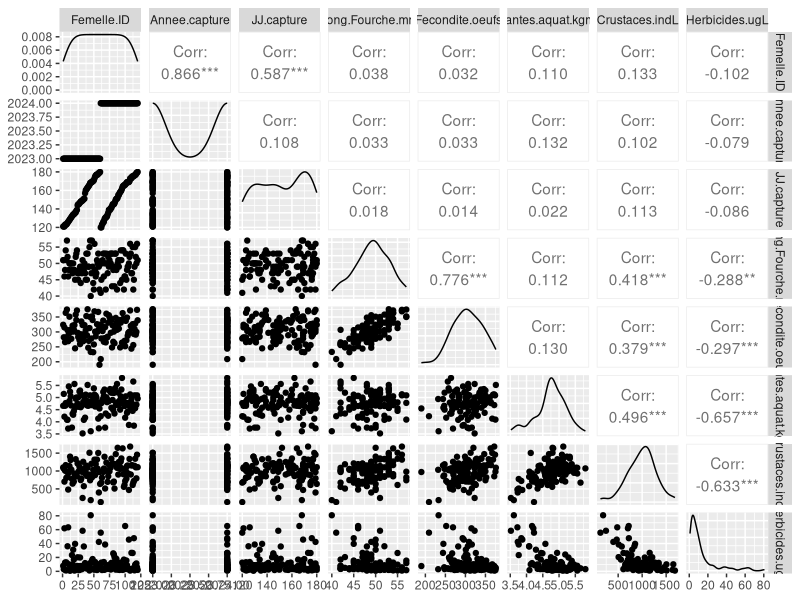
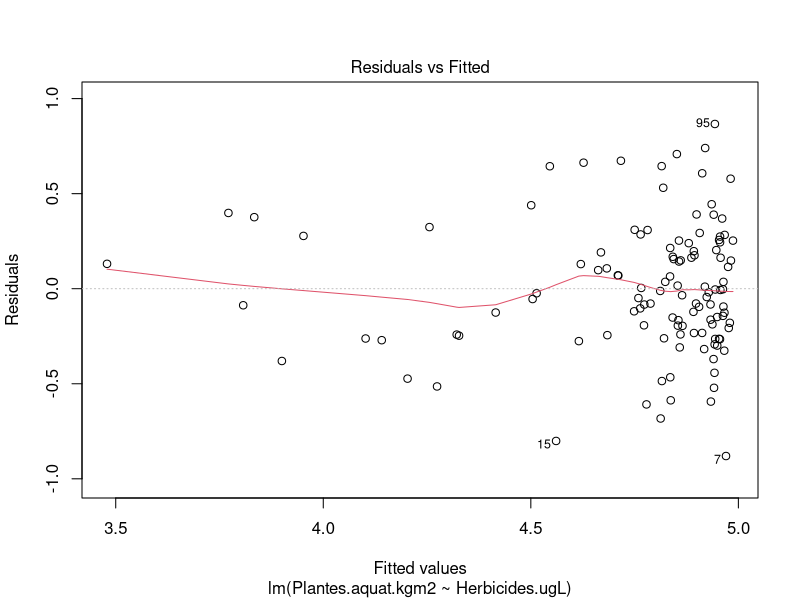
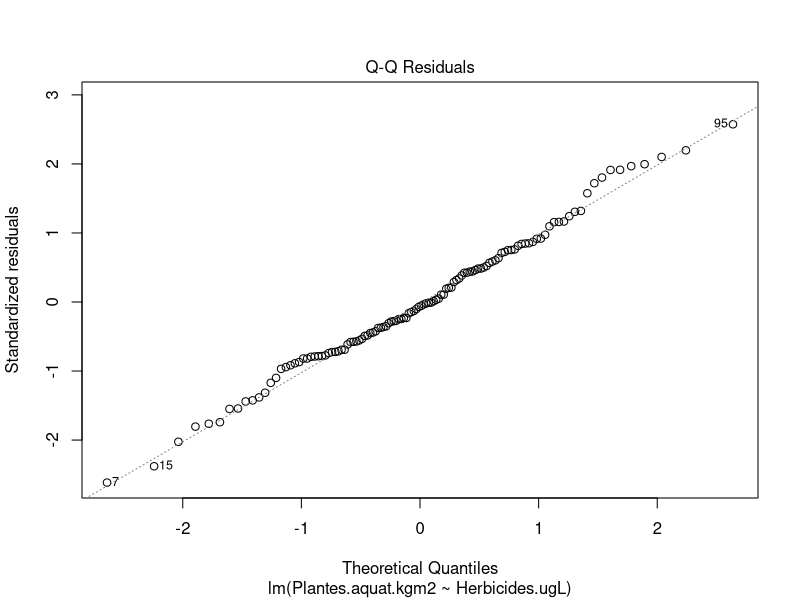
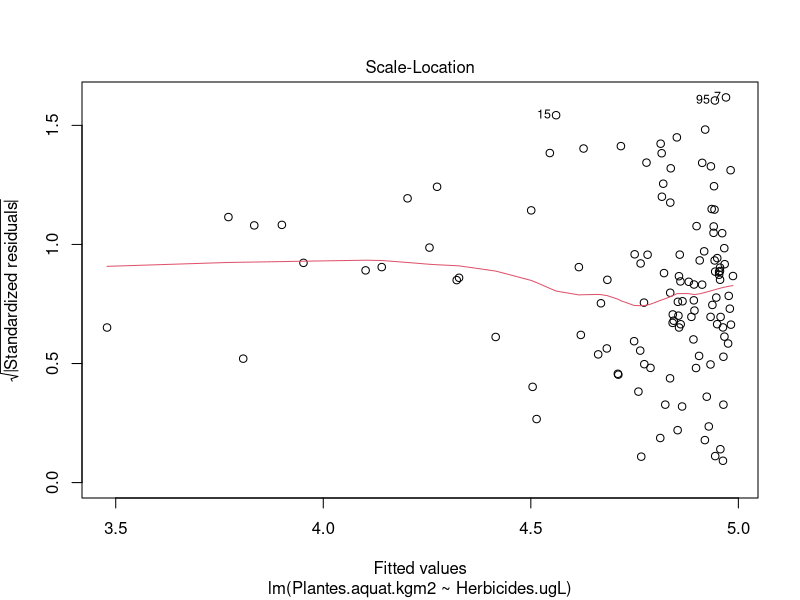
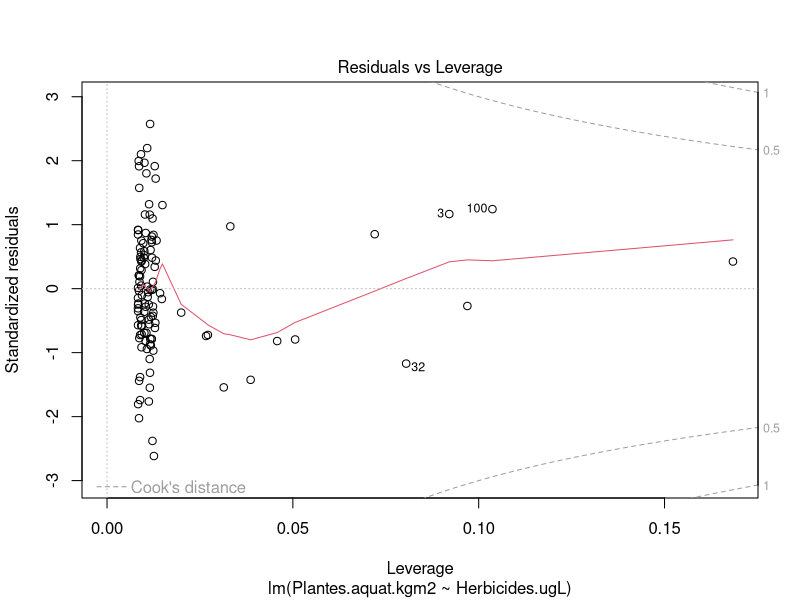
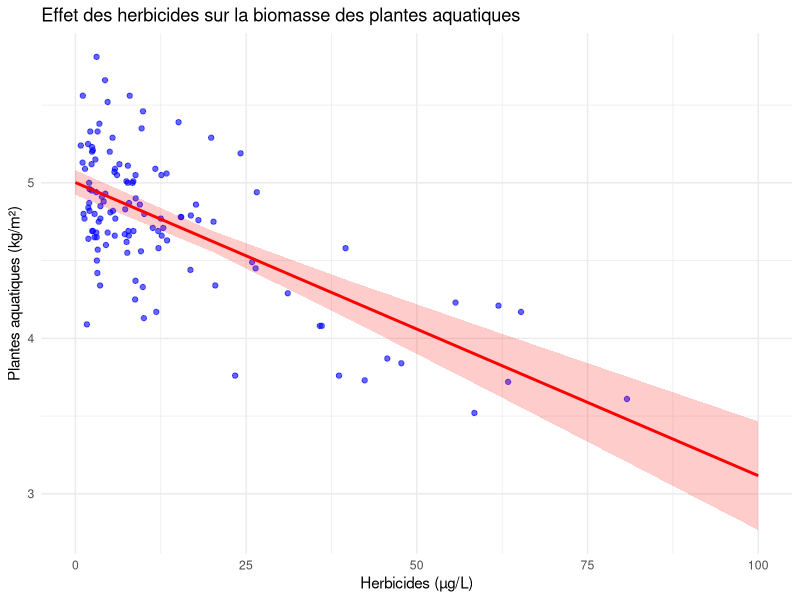

Write R code to recreate these figures, in order.
# load data frame

data <- read.table("raw_data/bdd_meneherbe.txt",header = T, sep = "")

# load some packages
library(GGally)
library(ggeffects)

# visualize data
ggpairs(data)

# a) effet total augmentation d’un (1) µg/L de la concentration totale en herbicidessur la biomasse en plantes aquatiques

# linear model

moda <- lm(Plantes.aquat.kgm2 ~ Herbicides.ugL,data = data)

summary(moda)

# residual
plot(moda)

effecta <- ggeffect(moda,"Herbicides.ugL")


# Visualisation avec données brutes
ggplot() +
  # Ajouter les points de données bruts
  geom_point(data = data, aes(x = Herbicides.ugL, y = Plantes.aquat.kgm2), 
             color = "blue", alpha = 0.6) +
  # Ajouter la ligne de l'effet marginal estimé
  geom_line(data = effecta, aes(x = x, y = predicted), color = "red", size = 1) +
  # Ajouter l'intervalle de confiance
  geom_ribbon(data = effecta, aes(x = x, ymin = conf.low, ymax = conf.high), 
              fill = "red", alpha = 0.2) +
  labs(x = "Herbicides (µg/L)", y = "Plantes aquatiques (kg/m²)",
       title = "Effet des herbicides sur la biomasse des plantes aquatiques") +
  theme_minimal()

# reponse a 

# lorsque la concentration en herbicide augment de 1 ug/L, il y une diminution de -0.018853 kg/m2
